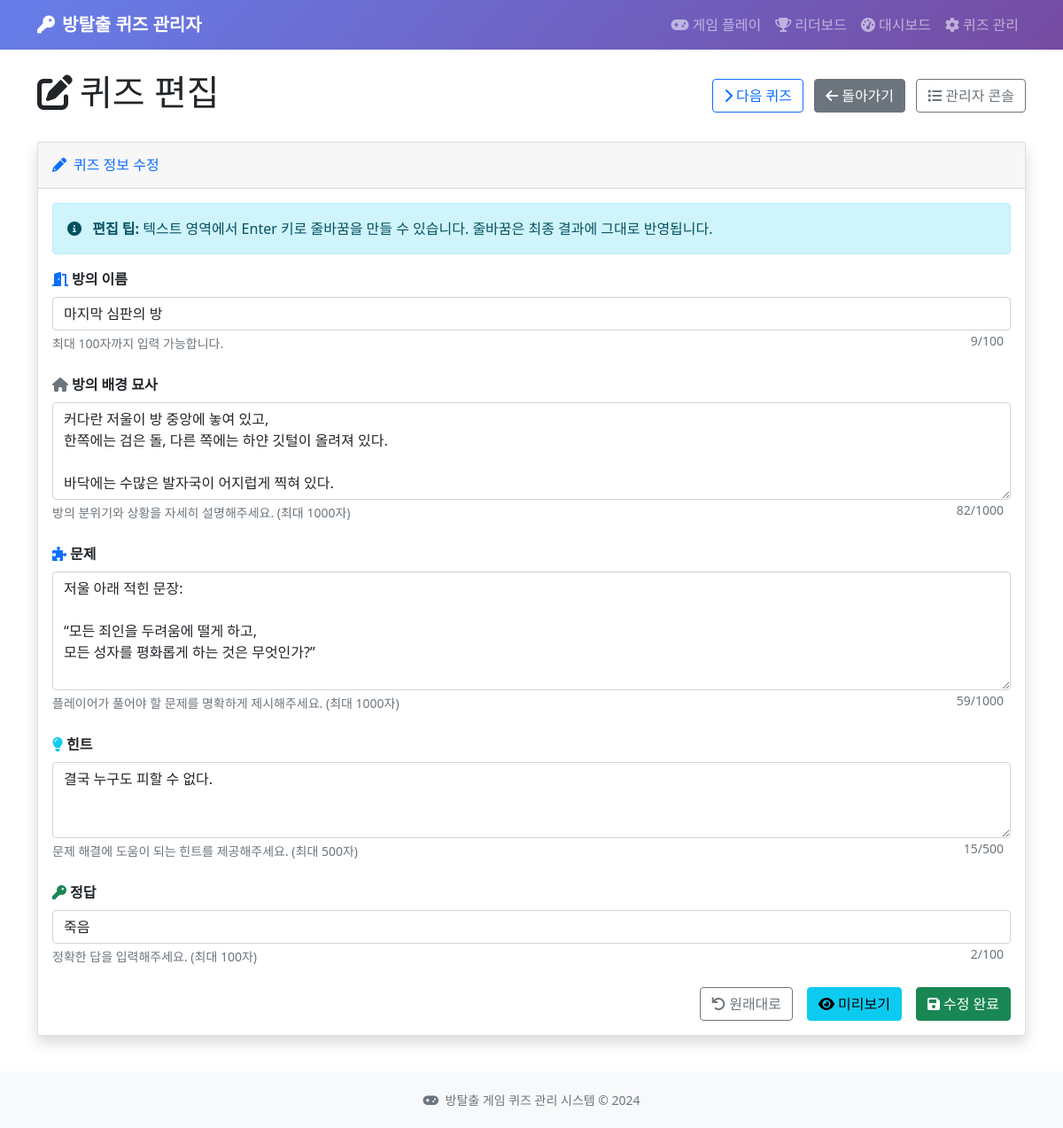
Screenshot of /quiz/87/edit with the database file from the repository.
### tables this page shows
CREATE TABLE quizzes (
            id INTEGER PRIMARY KEY AUTOINCREMENT,
            room_name TEXT NOT NULL,
            background_description TEXT NOT NULL,
            question TEXT NOT NULL,
            hint TEXT NOT NULL,
            answer TEXT NOT NULL,
            created_at TIMESTAMP DEFAULT CURRENT_TIMESTAMP
        , image_path TEXT);

### app.py (the view)
@app.route('/quiz/<int:quiz_id>/edit')
def edit_quiz_page(quiz_id):
    quiz = database.get_quiz_by_id(quiz_id)
    if not quiz:
        flash('퀴즈를 찾을 수 없습니다.', 'error')
        return redirect(url_for('admin_console'))
    prev_quiz_id, next_quiz_id = database.get_next_prev_quiz_ids(quiz_id)
    return render_template('edit_quiz.html', quiz=quiz,
                         prev_quiz_id=prev_quiz_id, next_quiz_id=next_quiz_id)

### database.py (called while the page is built)
def get_quiz_by_id(quiz_id):
    conn = sqlite3.connect(DATABASE_NAME)
    cursor = conn.cursor()
    cursor.execute('''
        SELECT id, room_name, background_description, question, hint, answer, image_path, created_at
        FROM quizzes WHERE id = ?
    ''', (quiz_id,))
    quiz = cursor.fetchone()
    conn.close()
    return quiz

def get_next_prev_quiz_ids(current_quiz_id):
    conn = sqlite3.connect(DATABASE_NAME)
    cursor = conn.cursor()
    cursor.execute('SELECT id FROM quizzes ORDER BY created_at DESC')
    quiz_ids = [row[0] for row in cursor.fetchall()]
    conn.close()
    if current_quiz_id not in quiz_ids:
        return None, None
    current_index = quiz_ids.index(current_quiz_id)
    prev_quiz_id = quiz_ids[current_index - 1] if current_index > 0 else None
    next_quiz_id = quiz_ids[current_index + 1] if current_index < len(quiz_ids) - 1 else None
    return prev_quiz_id, next_quiz_id

### templates/edit_quiz.html (shortened to what this page needs)
{% extends "base.html" %}
{% block content %}
<div class="row">
    <div class="col-12">
        <div class="d-flex justify-content-between align-items-center mb-4">
            <h1>
                <i class="fas fa-edit me-2"></i>퀴즈 편집
            </h1>
            <div>
                {% if next_quiz_id %}
                <a href="{{ url_for('edit_quiz_page', quiz_id=next_quiz_id) }}" class="btn btn-outline-primary me-2">
                    <i class="fas fa-chevron-right me-1"></i>다음 퀴즈
                </a>
                {% endif %}
                <a href="{{ url_for('quiz_detail', quiz_id=quiz[0]) }}" class="btn btn-secondary me-2">
                    <i class="fas fa-arrow-left me-1"></i>돌아가기
                </a>
                <a href="{{ url_for('admin_console') }}" class="btn btn-outline-secondary">
                    <i class="fas fa-list me-1"></i>관리자 콘솔
                </a>
            </div>
        </div>
    </div>
</div>
<div class="row">
    <div class="col-12">
        <div class="card shadow">
            <div class="card-header py-3">
                <h6 class="m-0 font-weight-bold text-primary">
                    <i class="fas fa-pencil-alt me-2"></i>퀴즈 정보 수정
                </h6>
            </div>
            <div class="card-body">
                <div class="alert alert-info" role="alert">
                    <i class="fas fa-info-circle me-2"></i>
                    <strong>편집 팁:</strong> 텍스트 영역에서 Enter 키로 줄바꿈을 만들 수 있습니다.
                    줄바꿈은 최종 결과에 그대로 반영됩니다.
                </div>
                <form method="POST" action="{{ url_for('update_quiz_route', quiz_id=quiz[0]) }}">
                    <div class="mb-4">
                        <label for="room_name" class="form-label fw-bold">
                            <i class="fas fa-door-open me-1 text-primary"></i>방의 이름
                        </label>
                        <input type="text" class="form-control" id="room_name" name="room_name"
                               value="{{ quiz[1] }}" maxlength="100" required>
                        <div class="form-text">최대 100자까지 입력 가능합니다.</div>
                    </div>
                    <div class="mb-4">
                        <label for="background_description" class="form-label fw-bold">
                            <i class="fas fa-home me-1 text-muted"></i>방의 배경 묘사
                        </label>
                        <textarea class="form-control" id="background_description" name="background_description"
                                  rows="4" maxlength="1000" required>{{ quiz[2] }}</textarea>
                        <div class="form-text">방의 분위기와 상황을 자세히 설명해주세요. (최대 1000자)</div>
                    </div>
                    <div class="mb-4">
                        <label for="question" class="form-label fw-bold">
                            <i class="fas fa-puzzle-piece me-1 text-primary"></i>문제
                        </label>
                        <textarea class="form-control" id="question" name="question"
                                  rows="5" maxlength="1000" required>{{ quiz[3] }}</textarea>
                        <div class="form-text">플레이어가 풀어야 할 문제를 명확하게 제시해주세요. (최대 1000자)</div>
                    </div>
                    <div class="mb-4">
                        <label for="hint" class="form-label fw-bold">
                            <i class="fas fa-lightbulb me-1 text-info"></i>힌트
                        </label>
                        <textarea class="form-control" id="hint" name="hint"
                                  rows="3" maxlength="500" required>{{ quiz[4] }}</textarea>
                        <div class="form-text">문제 해결에 도움이 되는 힌트를 제공해주세요. (최대 500자)</div>
                    </div>
                    <div class="mb-4">
                        <label for="answer" class="form-label fw-bold">
                            <i class="fas fa-key me-1 text-success"></i>정답
                        </label>
                        <input type="text" class="form-control" id="answer" name="answer"
                               value="{{ quiz[5] }}" maxlength="100" required>
                        <div class="form-text">정확한 답을 입력해주세요. (최대 100자)</div>
                    </div>
                    <div class="d-grid gap-2 d-md-flex justify-content-md-end">
                        <button type="button" class="btn btn-outline-secondary me-md-2" onclick="resetForm()">
                            <i class="fas fa-undo me-1"></i>원래대로
                        </button>
                        <button type="button" class="btn btn-info me-md-2" onclick="previewChanges()">
                            <i class="fas fa-eye me-1"></i>미리보기
                        </button>
                        <button type="submit" class="btn btn-success" onclick="return confirm('퀴즈를 수정하시겠습니까?')">
                            <i class="fas fa-save me-1"></i>수정 완료
                        </button>
                    </div>
                </form>
            </div>
        </div>
    </div>
</div>
{% endblock %}

### rows the page displays
quizzes: room_name "마지막 심판의 방", background_description "커다란 저울이 방 중앙에 놓여 있고, 한쪽에는 검은 돌, 다른 쪽에는 하얀 깃털이 올려져 있다. 바닥에는 수많은 발자국이 어지럽게 찍혀 있다.", question "저울 아래 적힌 문장: “모든 죄인을 두려움에 떨게 하고, 모든 성자를 평화롭게 하는 것은 무엇인가?”", hint "결국 누구도 피할 수 없다.", answer "죽음"
